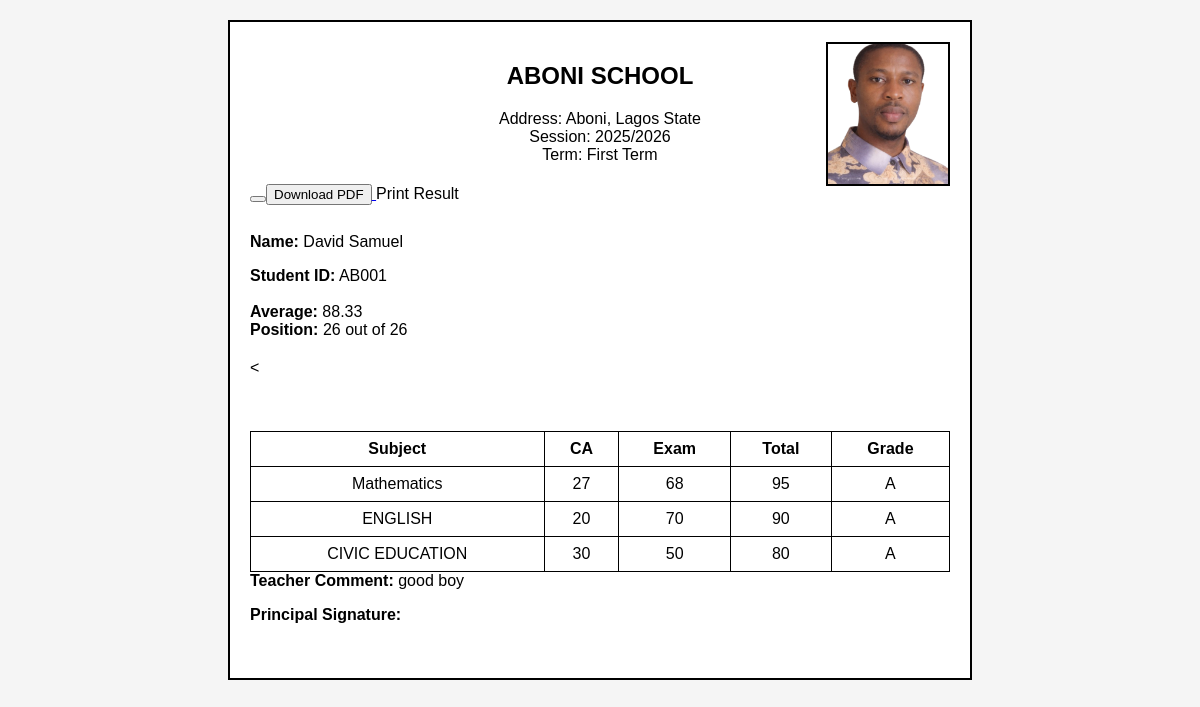
/result/1/ (signed in), run on the app's committed database.
### students/models.py (models this page shows, shortened)
class Student(models.Model):
    parent = models.ForeignKey(
        Parent,
        on_delete=models.CASCADE,
        related_name="children"
    )
    first_name = models.CharField(max_length=100)
    last_name = models.CharField(max_length=100)
    student_class = models.CharField(max_length=20)
    student_id = models.CharField(max_length=20, unique=True)
    passport = models.ImageField(
    upload_to="passports/",
    blank=True,
    null=True
)

### results/models.py (models this page shows, shortened)
class Result(models.Model):
    student = models.ForeignKey(Student, on_delete=models.CASCADE)
    subject = models.CharField(max_length=100)
    ca_score = models.IntegerField(default=0)
    exam_score = models.IntegerField(default=0)
    total_score = models.IntegerField(default=0)
    grade = models.CharField(max_length=2, blank=True)
    teacher_comment = models.CharField(max_length=200, blank=True)
    principal_signature = models.CharField(
        max_length=100,
        blank=True,
        null=True
    )

### results/views.py (the view)
# urls.py: path('<int:student_id>/', views.parent_result, name='parent_result'),
@login_required
def parent_result(request, student_id):
    student = get_object_or_404(Student, id=student_id)
    if student.parent.user != request.user:
        return render(request, "results/access_denied.html")
    results = Result.objects.filter(student=student)
    total = sum(result.total_score for result in results)
    count = results.count()
    average = 0
    if count > 0:
        average = round(total / count, 2)
    students = Student.objects.all()
    totals = []
    for s in students:
        s_results = Result.objects.filter(student=s)
        s_total = sum(r.total_score for r in s_results)
        totals.append((s, s_total))
    totals.sort(key=lambda x: x[1], reverse=True)
    position = 0
    for index, item in enumerate(totals):
        if item[0].id == student.id:
            position = index + 1
            break
    total_students = len(totals)
    return render(request, "results/result.html", {
        "student": student,
        "results": results,
        "average": average,
        "position": position,
        "total_students": total_students,
    })

### results/templates/results/result.html (shortened to what this page needs)
<!DOCTYPE html>
<html>
<head>
</head>
<body>
<div class="result-box">
<div class="school-header">
<h2>ABONI SCHOOL</h2>
<p>
Address: Aboni, Lagos State<br>
Session: 2025/2026<br>
Term: First Term
</p>
</div>
<button class="print-btn" onclick="window.print()">
<a href="{% url 'result_pdf' student.id %}">
<button>Download PDF</button>
</a>
Print Result
</button>
<div class="passport">
{% if student.passport %}
<img src="{{ student.passport.url }}">
{% else %}
<p><b>No Passport</b></p>
{% endif %}
</div>
<div class="student-info">
<p>
<b>Name:</b> {{ student.first_name }} {{ student.last_name }}
</p>
<p>
<b>Student ID:</b> {{ student.student_id }}
<br><br>
<b>Average:</b> {{ average }}
<br>
<b>Position:</b> {{ position }} out of {{ total_students }}
</p>
</div>
<table>
<<br><br>
<p>
<table width="100%" style="margin-top:20px; border-collapse: collapse;" border="1">
<tr>
<th>Subject</th>
<th>CA</th>
<th>Exam</th>
<th>Total</th>
<th>Grade</th>
</tr>
{% for result in results %}
<tr>
<td>{{ result.subject }}</td>
<td>{{ result.ca_score }}</td>
<td>{{ result.exam_score }}</td>
<td>{{ result.total_score }}</td>
<td>{{ result.grade }}</td>
</tr>
{% endfor %}
</table>
<b>Teacher Comment:</b>
{% if results %}
{{ results.0.teacher_comment }}
{% else %}
No comment available
{% endif %}
</p>
<p>
<b>Principal Signature:</b><br>
</p>

### results/templates/results/result.html (style rules this page uses)
body { font-family: Arial, sans-serif; background-color: #f5f5f5; }
.result-box { width: 700px; margin: auto; margin-top: 20px; border: 2px solid black; padding: 20px; background-color: white; position: relative; }
.school-header { text-align: center; margin-bottom: 20px; }
.passport { position: absolute; top: 20px; right: 20px; }
.passport img { width: 120px; height: 140px; object-fit: cover; border: 2px solid black; }
.student-info { margin-top: 10px; margin-bottom: 20px; }
table { border-collapse: collapse; width: 100%; }
table, th, td { border: 1px solid black; }
th, td { padding: 8px; text-align: center; }
.print-btn { margin-bottom: 15px; }

### data on the page
Student: passport (picture), first_name "David", last_name "Samuel", student_id "AB001"
Result: subject "Mathematics", ca_score "27", exam_score "68", total_score "95", grade "A", teacher_comment "good boy"
Result: subject "ENGLISH", ca_score "20", exam_score "70", total_score "90", grade "A"
Result: subject "CIVIC EDUCATION", ca_score "30", exam_score "50", total_score "80", grade "A"

### other printed values
{{ average }} "88.33"
{{ position }} "26"
{{ total_students }} "26"
